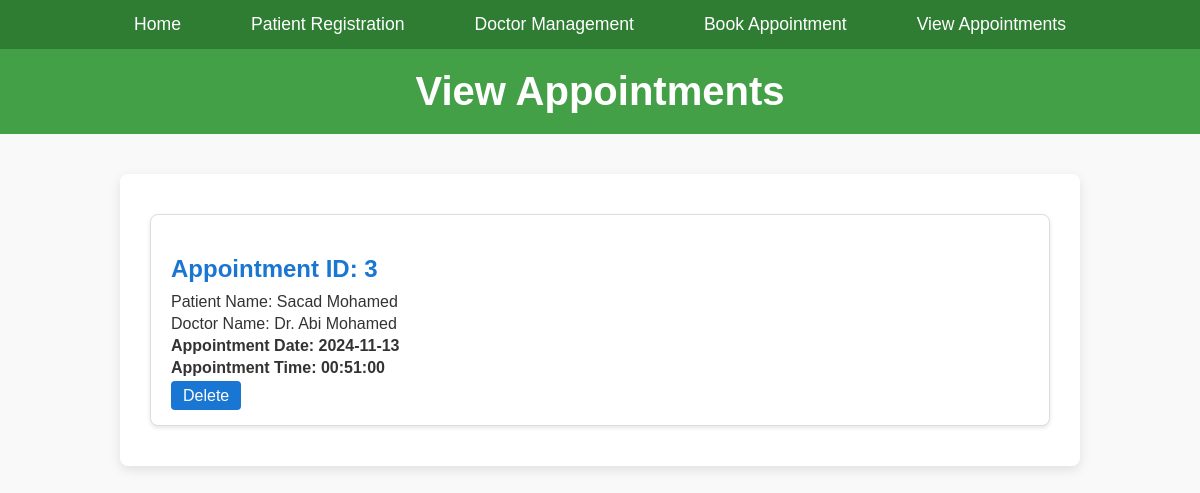
Page /appointments.PHP on the committed database.
### tables this page shows
CREATE TABLE `appointments` (
  `id` int(11) NOT NULL,
  `patient_id` int(11) DEFAULT NULL,
  `doctor_id` int(11) DEFAULT NULL,
  `appointment_date` date DEFAULT NULL,
  `appointment_time` time DEFAULT NULL
);

CREATE TABLE `patients` (
  `id` int(11) NOT NULL,
  `fullname` varchar(100) NOT NULL,
  `gender` varchar(10) DEFAULT NULL,
  `age` int(11) DEFAULT NULL,
  `contact` varchar(15) DEFAULT NULL,
  `address_det` text DEFAULT NULL
);

CREATE TABLE `doctors` (
  `id` int(11) NOT NULL,
  `fullname` varchar(100) NOT NULL,
  `specialty` varchar(100) DEFAULT NULL,
  `contact` varchar(15) DEFAULT NULL,
  `address_det` text DEFAULT NULL
);

### appointments.PHP (the view, shortened to what this page needs)
<?php
include('config.php');
$result = $conn->query("SELECT a.id, p.fullname AS patient_name, d.fullname AS doctor_name, a.appointment_date, a.appointment_time
                       FROM appointments a
                       JOIN patients p ON a.patient_id = p.id
                       JOIN doctors d ON a.doctor_id = d.id");
?>
<!DOCTYPE html>
<html lang="en">
<head>
</head>
<body>
    <nav>
        <ul>
            <li><a href="index.php">Home</a></li>
            <li><a href="patient_registration.php">Patient Registration</a></li>
            <li><a href="doctor_management.php">Doctor Management</a></li>
            <li><a href="appointment_booking.php">Book Appointment</a></li>
            <li><a href="appointments.php">View Appointments</a></li>
        </ul>
    </nav>
    <h1>View Appointments</h1>
    <div class="container">
        <?php
        if ($result->num_rows > 0) {
            while ($row = $result->fetch_assoc()) {
                echo "<div class='appointment-item'>";
                echo "<h2>Appointment ID: " . $row['id'] . "</h2>";
                echo "<p class='appointment-info'>Patient Name: " . $row['patient_name'] . "</p>";
                echo "<p class='appointment-info'>Doctor Name: " . $row['doctor_name'] . "</p>";
                echo "<p class='appointment-info appointment-date-time'>Appointment Date: " . $row['appointment_date'] . "</p>";
                echo "<p class='appointment-info appointment-date-time'>Appointment Time: " . $row['appointment_time'] . "</p>";
                echo "<div class='appointment-actions'>";
                echo "<a href='appointments.php?delete_id=" . $row['id'] . "'>Delete</a>";
                echo "</div>";
                echo "</div>";
            }
        } else {
            echo "<p class='no-appointments'>No appointments found.</p>";
        }
        ?>
    </div>
</body>
</html>

### appointments.PHP (style rules this page uses)
body { font-family: 'Arial', sans-serif; background-color: #f9f9f9; color: #333; margin: 0; padding: 0; }
nav { background-color: #2e7d32; overflow: hidden; }
nav ul { list-style-type: none; margin: 0; padding: 0; display: flex; justify-content: center; }
nav ul li { margin: 0 15px; }
nav ul li a { color: white; text-decoration: none; padding: 14px 20px; display: block; font-size: 1.1rem; }
h1 { background-color: #43a047; color: white; text-align: center; padding: 20px 0; margin: 0; font-size: 2.5rem; }
.container { max-width: 900px; margin: 40px auto; background-color: white; padding: 30px; border-radius: 8px; box-shadow: 0 4px 12px rgba(0, 0, 0, 0.1); }
.appointment-item { background-color: #fff; border: 1px solid #ddd; padding: 20px; margin: 10px 0; border-radius: 8px; box-shadow: 0 2px 4px rgba(0, 0, 0, 0.1); transition: transform 0.3s ease, box-shadow 0.3s ease; }
.appointment-item h2 { font-size: 1.5rem; margin-bottom: 10px; color: #1976d2; }
.appointment-item p { font-size: 1.1rem; margin: 8px 0; color: #555; }
.appointment-item .appointment-date-time { font-weight: bold; color: #388e3c; }
.appointment-item .appointment-info { color: #333; font-size: 1rem; margin: 4px 0; }
.appointment-actions { margin-top: 10px; }
.appointment-actions a { color: #fff; background-color: #1976d2; padding: 6px 12px; border-radius: 4px; text-decoration: none; margin-right: 10px; }

### rows in the picture
appointments: id "3", patient.fullname "Sacad Mohamed", doctor.fullname "Dr. Abi Mohamed", appointment_date "2024-11-13", appointment_time "00:51:00"
